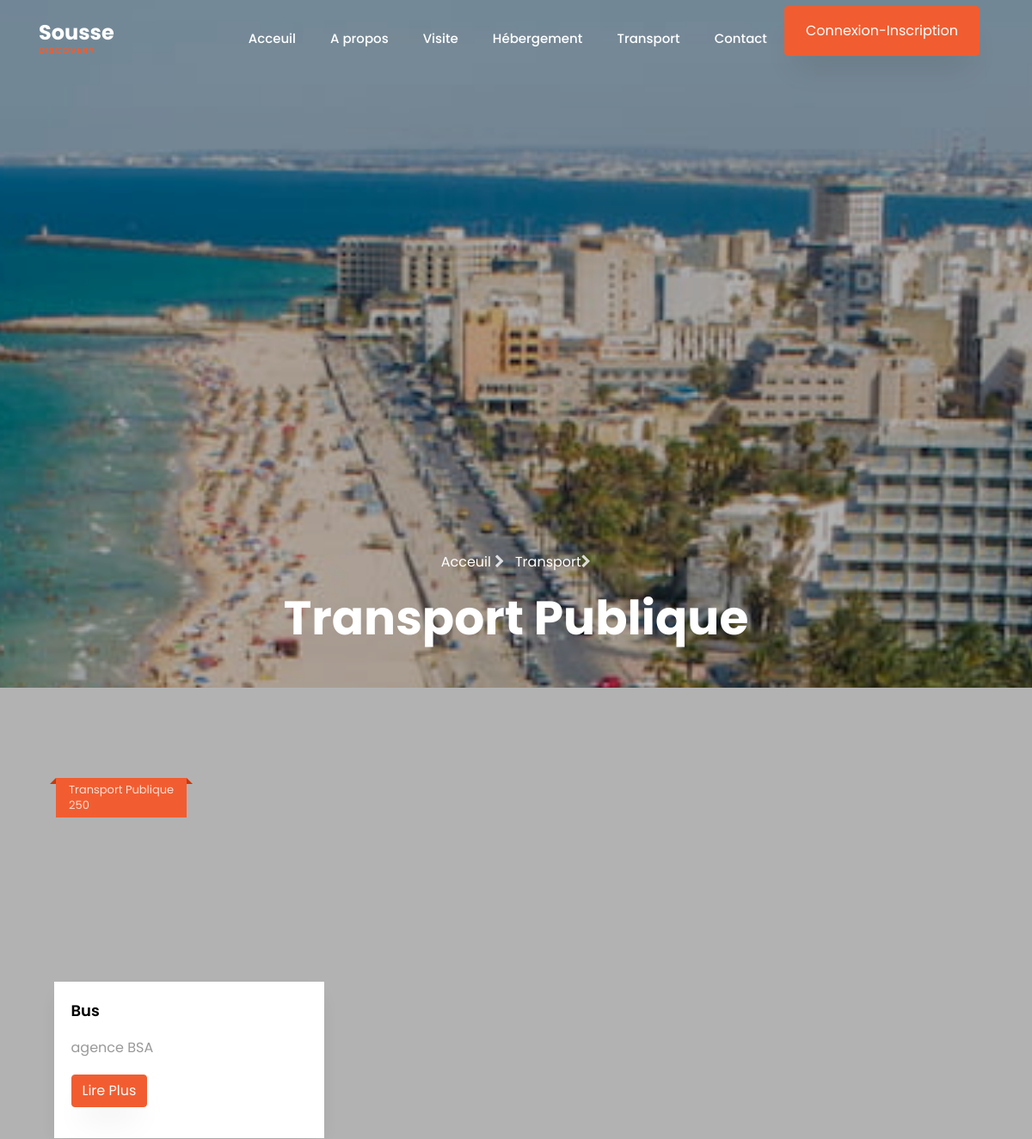
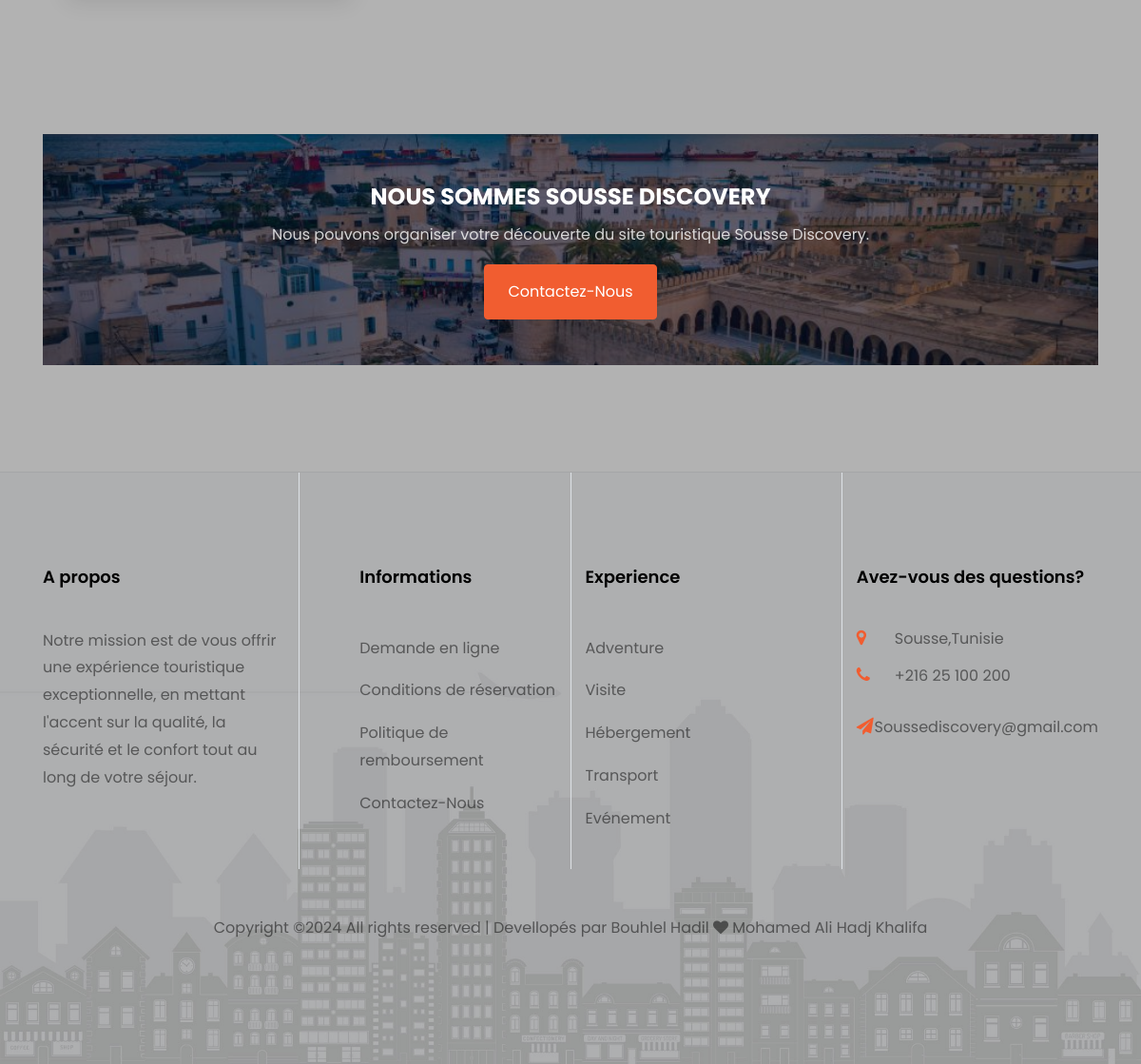
The page /transportpub.php on the database as committed earlier (2 pictures, top to bottom).
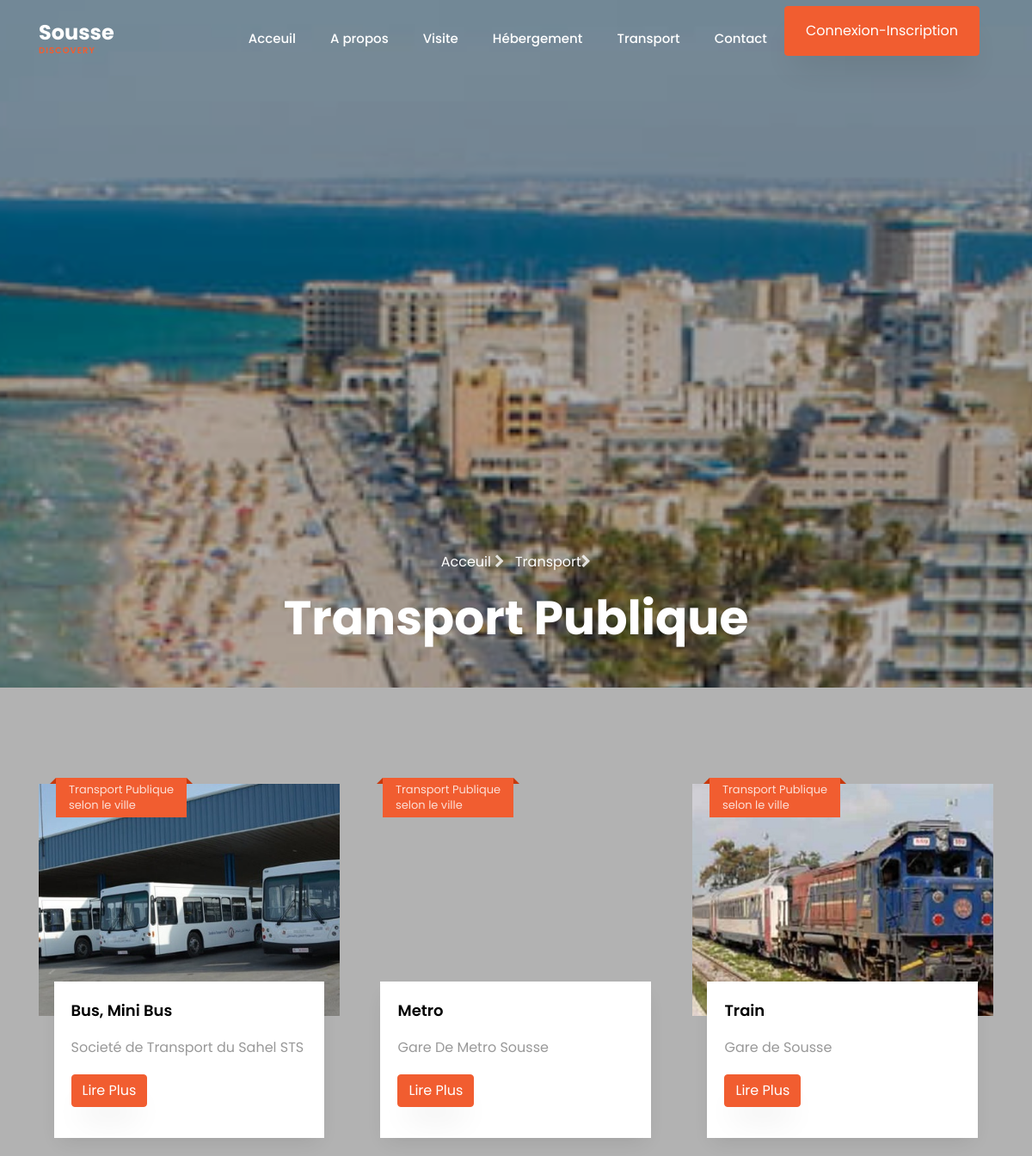
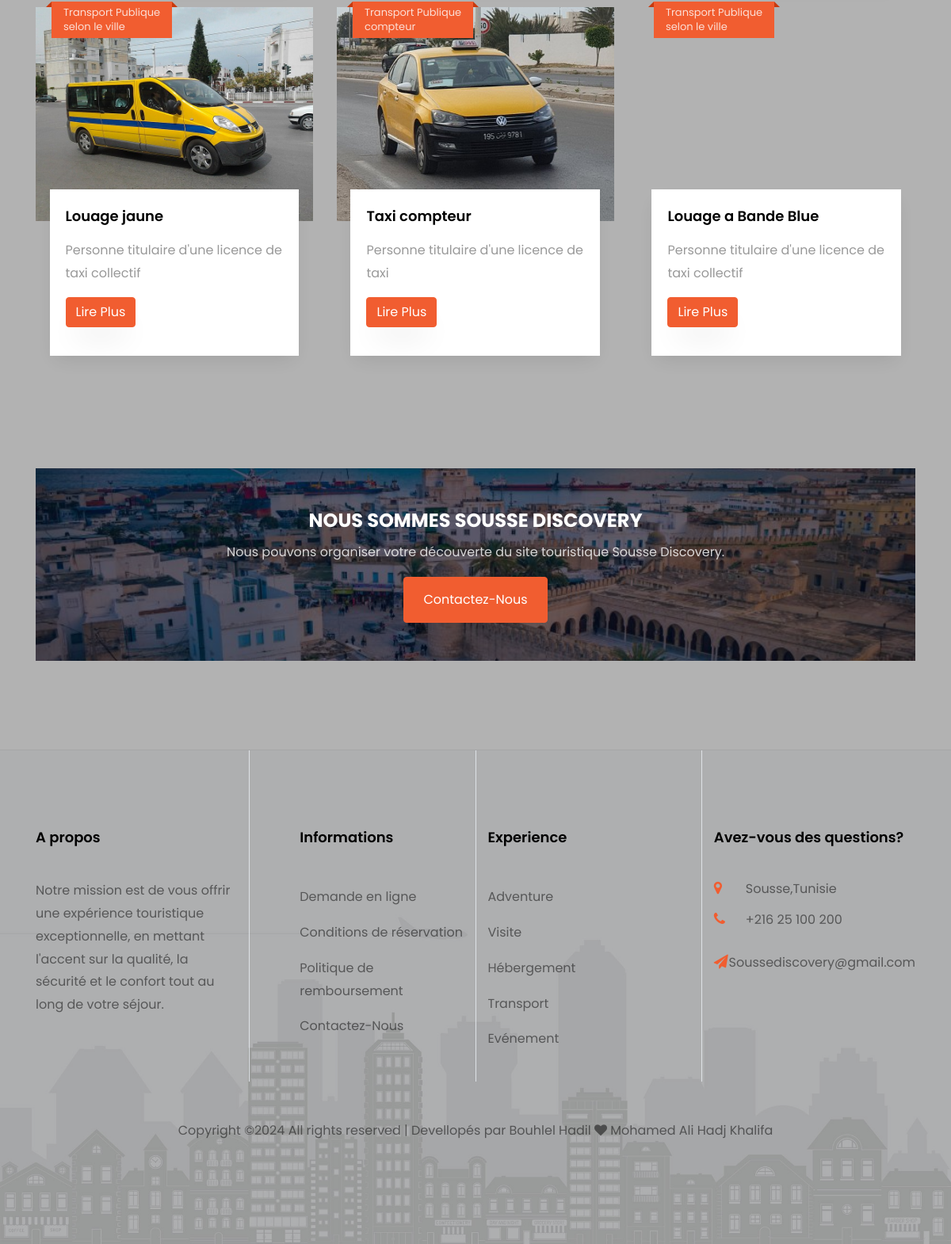
The same page on the database as committed later (2 pictures, top to bottom).
### tables this page shows
CREATE TABLE IF NOT EXISTS `transport` (
  `id` int NOT NULL AUTO_INCREMENT,
  `nom_agence` varchar(100) NOT NULL,
  `nom_transport` varchar(100) NOT NULL,
  `type` varchar(150) NOT NULL,
  `description` text NOT NULL,
  `prix` varchar(100) NOT NULL,
  `image` varchar(200) NOT NULL,
  PRIMARY KEY (`id`)
);

### connexion/database.php (called while the page is built, shortened)
<?php
class database
{
    private $link;
    public function __construct()
    {
        global $link;
        if (is_null($link)) {
            $server = 'localhost';
            $login = 'root';
            $password = '';
            $database = 'sousse_discovery';
            try {
                $this->link = new mysqli($server, $login, $password, $database);
                $this->link->set_charset("utf8");
            } catch (mysqli_sql_exception $e) {
                echo 'Problem de connexion--> ' . $e;
            }
        }
    }
    public function getConnectionDB()
    {
        return $this->link;
    }
}
?>

### connexion/connexion.php (called while the page is built, shortened)
<?php
require_once("database.php");
require_once("transportfct.php");
$database = new database();
$transportfct= new transportfct($database->getConnectionDB());
?>

### connexion/transportfct.php (called while the page is built, shortened)
<?php
class transportfct
{
    private $db;
    public function __construct($db)
    {
        $this->db = $db;
    }
    public function read()
    {
        $table = array();
        $query = mysqli_query($this->db, "SELECT * FROM `transport` WHERE type = 'transport publique'");
        while ($result = mysqli_fetch_array($query)) {
            $table[] = $result;
        }
        return $table;
    }
}

### transportpub.php (the view)
<?php
    require_once ('head.php');
    require_once ('navbar.php');
?>
<section class="hero-wrap hero-wrap-2 js-fullheight" style="background-image: url('images/sousse3.jpg');">
    <div class="overlay"></div>
    <div class="container">
        <div class="row no-gutters slider-text js-fullheight align-items-end justify-content-center">
            <div class="col-md-9 ftco-animate pb-5 text-center">
                <p class="breadcrumbs">
                    <span class="mr-2"><a href="index.php">Acceuil <i class="fa fa-chevron-right"></i></a></span>
                    <span><a href="Transport.php">Transport</a><i class="fa fa-chevron-right"></i></span>
                </p>
                <h1 class="mb-0 bread">Transport Publique</h1>
            </div>
        </div>
    </div>
</section>
<section class="ftco-section">
    <div class="container">
        <div class="row d-flex">
            <?php
                $all = $transportfct->read();
                foreach ($all as $i => $item):
            ?>
                <div class="col-md-4 ">
                    <div class="blog-entry justify-content-end">
                        <a href="detailstrans.php?id=<?= $item['id']; ?>" class=" block-20"style="background-image: url('images/<?= $item["image"]; ?>');"></a>
                        <div class="text">
                            <div class="d-flex align-items-center mb-9 topp">
                                <div class="five">
                                    <span class="mos"><?= $item["type"]; ?></span>
                                    <span class="yr"><?= $item["prix"]; ?></span>
                                </div>
                            </div>
                            <h3 class="heading"><a href="detailstrans.php?id=<?= $item['id']; ?>"><?= $item["nom_transport"]; ?></a></h3>
                            <p><?= $item["nom_agence"]; ?></p>
                            <p><a href="#" class="btn btn-primary">Lire Plus</a></p>
                        </div>
                    </div>
                </div>
            <?php endforeach; ?>
        </div>
    </div>
</section>
<section class="ftco-intro ftco-section ftco-no-pt">
    <div class="container">
        <div class="row justify-content-center">
            <div class="col-md-12 text-center">
                <div class="img" style="background-image: url(images/sousse1.jpg);">
                    <div class="overlay"></div>
                    <h2>NOUS SOMMES SOUSSE DISCOVERY</h2>
                    <p>Nous pouvons organiser votre découverte du site touristique Sousse Discovery.</p>
                    <p class="mb-0"><a href="contact.php" class="btn btn-primary px-4 py-3">Contactez-Nous</a></p>
                </div>
            </div>
        </div>
    </div>
</section>
<?php
    require_once ('footer.php');
    include ('loader.php');
?>

### head.php (shortened to what this page needs)
<?php
	require_once('connexion/connexion.php');
?>
<!DOCTYPE html>
<html lang="en">
<head>
	<link rel="stylesheet" href="https://stackpath.bootstrapcdn.com/font-awesome/4.7.0/css/font-awesome.min.css">
	<link rel="stylesheet" href="css/animate.css">
	<link rel="stylesheet" href="css/owl.carousel.min.css">
	<link rel="stylesheet" href="css/owl.theme.default.min.css">
	<link rel="stylesheet" href="css/magnific-popup.css">
	<link rel="stylesheet" href="css/bootstrap-datepicker.css">
	<link rel="stylesheet" href="css/jquery.timepicker.css">
	<link rel="stylesheet" href="css/flaticon.css">
	<link rel="stylesheet" href="css/style.css">
</head>

### navbar.php (shortened to what this page needs)
<body>
<nav class="navbar navbar-expand-lg navbar-dark ftco_navbar bg-dark ftco-navbar-light" id="ftco-navbar">
		<div class="container">
			<a class="navbar-brand" href="index.php">Sousse<span>DISCOVERY</span></a>
			<div class="collapse navbar-collapse" id="ftco-nav">
				<ul class="navbar-nav ml-auto">
					<li class="nav-item"><a href="index.php" class="nav-link">Acceuil</a></li>
					<li class="nav-item"><a href="propos.php" class="nav-link">A propos</a></li>
					<li class="nav-item"><a href="destination.php" class="nav-link">Visite</a></li>
					<li class="nav-item"><a href="hebergement.php" class="nav-link">Hébergement</a></li>
					<li class="nav-item"><a href="Transport.php" class="nav-link">Transport</a></li>
					<li class="nav-item"><a href="contact.php" class="nav-link">Contact</a></li>
					<li class="nav-item"><a href="connexion/index.php" class="btn btn-primary py-3 px-4">Connexion-Inscription</a></li>
				</ul>
			</div>
		</div>
	</nav>

### footer.php (shortened to what this page needs)
<footer class="ftco-footer bg-bottom ftco-no-pt" style="background-image: url(images/bg_3.jpg);">
			<div class="container">
				<div class="row mb-5">
					<div class="col-md pt-5">
						<div class="ftco-footer-widget pt-md-5 mb-4">
							<h2 class="ftco-heading-2">A propos</h2>
							<p>Notre mission est de vous offrir une expérience touristique exceptionnelle,
									en mettant l'accent sur la qualité, la sécurité et le confort tout au long de votre séjour.</p>
							<ul class="ftco-footer-social list-unstyled float-md-left float-lft">
							</ul>
						</div>
					</div>
					<div class="col-md pt-5 border-left">
						<div class="ftco-footer-widget pt-md-5 mb-4 ml-md-5">
							<h2 class="ftco-heading-2">Informations</h2>
							<ul class="list-unstyled">
								<li><a href="#" class="py-2 d-block">Demande en ligne</a></li>
								<li><a href="#" class="py-2 d-block">Conditions de réservation</a></li>
								<li><a href="#" class="py-2 d-block">Politique de remboursement</a></li>
								<li><a href="conatact.php" class="py-2 d-block">Contactez-Nous</a></li>
							</ul>
						</div>
					</div>
					<div class="col-md pt-5 border-left">
						<div class="ftco-footer-widget pt-md-5 mb-4">
							<h2 class="ftco-heading-2">Experience</h2>
							<ul class="list-unstyled">
								<li><a href="#" class="py-2 d-block">Adventure</a></li>
								<li><a href="destination.php" class="py-2 d-block">Visite</a></li>
								<li><a href="hebergement.php" class="py-2 d-block">Hébergement</a></li>
								<li><a href="transportphp" class="py-2 d-block">Transport</a></li>
								<li><a href="#" class="py-2 d-block">Evénement</a></li>
							</ul>
						</div>
					</div>
					<div class="col-md pt-5 border-left">
						<div class="ftco-footer-widget pt-md-5 mb-4">
							<h2 class="ftco-heading-2">Avez-vous des questions?</h2>
							<div class="block-23 mb-3">
								<ul>
									<li><span class="icon fa fa-map-marker"></span><span class="text">Sousse,Tunisie</span></li>
									<li><a href="#"><span class="icon fa fa-phone"></span><span class="text">+216 25 100 200</span></a></li>
									<li><a href="#"><span class="icon fa fa-paper-plane"></span><span class="text">Soussediscovery@gmail.com</span></a></li>
								</ul>
							</div>
						</div>
					</div>
				</div>
				<div class="row">
					<div class="col-md-12 text-center">
						<p>
							Copyright &copy;<script>document.write(new Date().getFullYear());</script> All rights reserved | Devellopés par Bouhlel Hadil <i class="fa fa-heart" aria-hidden="true"></i> Mohamed Ali Hadj Khalifa
							</p>
						</div>
					</div>
				</div>
			</footer>

### loader.php (shortened to what this page needs)
</body>
</html>

Rows that differ between the two databases and show on the page:
no longer on this page (row edited): transport: type "Transport Publique", prix "250", nom_transport "Bus", nom_agence "agence BSA"
added transport: image (picture), type "Transport Publique", prix "selon le ville", nom_transport "Bus, Mini Bus", nom_agence "Societé de Transport du Sahel STS"
added transport: type "Transport Publique", prix "selon le ville", nom_transport "Metro", nom_agence "Gare De Metro Sousse"
added transport: image (picture), type "Transport Publique", prix "selon le ville", nom_transport "Train", nom_agence "Gare de Sousse"
added transport: image (picture), type "Transport Publique", prix "selon le ville", nom_transport "Louage jaune", nom_agence "Personne titulaire d'une licence de taxi collectif"
added transport: image (picture), type "Transport Publique", prix "compteur", nom_transport "Taxi compteur", nom_agence "Personne titulaire d'une licence de taxi"
added transport: type "Transport Publique", prix "selon le ville", nom_transport "Louage a Bande Blue", nom_agence "Personne titulaire d'une licence de taxi collectif"
